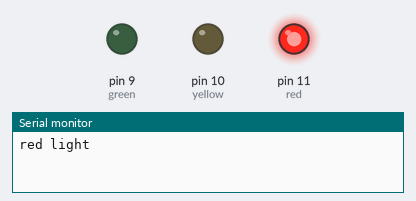
Simulated run of this sketch. Board: Arduino Uno, built with avr-gcc and run on an emulated ATmega328P. Parts: output pins drawn as LEDs (lit = HIGH), the last lines printed to the serial monitor.

Above: at 2.5 s.
At 5.5 s:
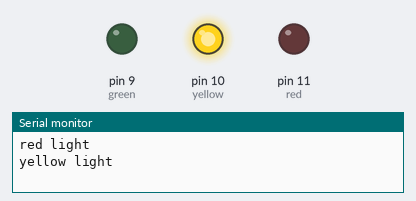
At 8.5 s:
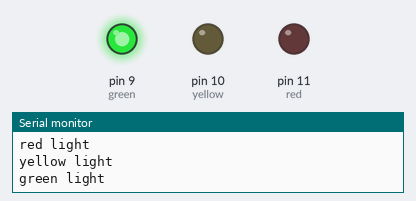
Timing chart, 0 to 14.3 s (numbered marks = the images above):
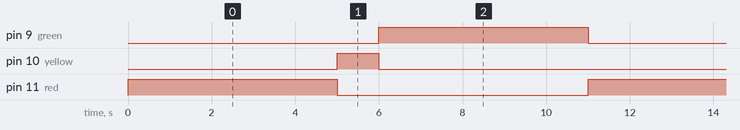

The sketch:

traffic_light.ino
```cpp
int counter = 0;
int red = 11;
int yellow = 10;
int green = 9;

void setup() {
  pinMode(red, OUTPUT);
  pinMode(yellow, OUTPUT);
  pinMode(green, OUTPUT);

  Serial.begin(9600);
}


void loop() {
  counter = counter % 3;
  digitalWrite(green, LOW);
  digitalWrite(yellow, LOW);
  digitalWrite(red, LOW);

  //Changes between states every second
  if(counter==0){
    // red light
    Serial.println("red light");
    digitalWrite(red, HIGH);
    delay(5000);
    counter++;
  } else if(counter==1){
    // yellow light
    Serial.println("yellow light");
    digitalWrite(yellow, HIGH);
    delay(1000);
    counter++;
  } else if(counter==2){
    Serial.println("green light");
    digitalWrite(green, HIGH);
    delay(5000);
    counter++;
  }
}
```

Measured:
- by itself, pin 9 (green), pin 11 (red): alternates HIGH for 5.0 s and LOW for 6.0 s
- by itself, pin 10 (yellow): alternates HIGH for 1.0 s and LOW for 10.0 s
- by itself, everything shown: repeats every 11.0 s, in 3 steps
